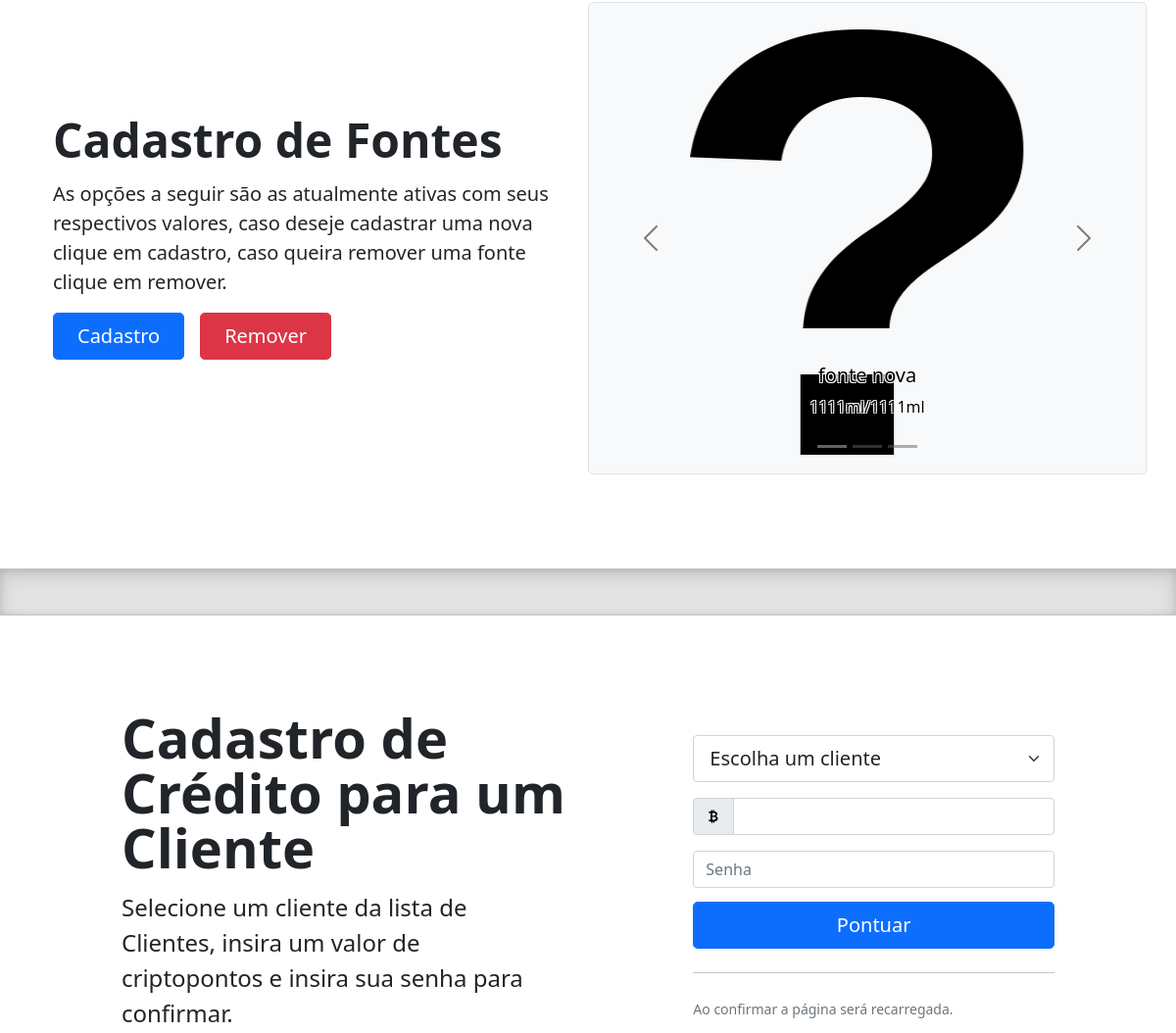
/app/heroes (signed in, middle part), run on an earlier commit of the app's database.
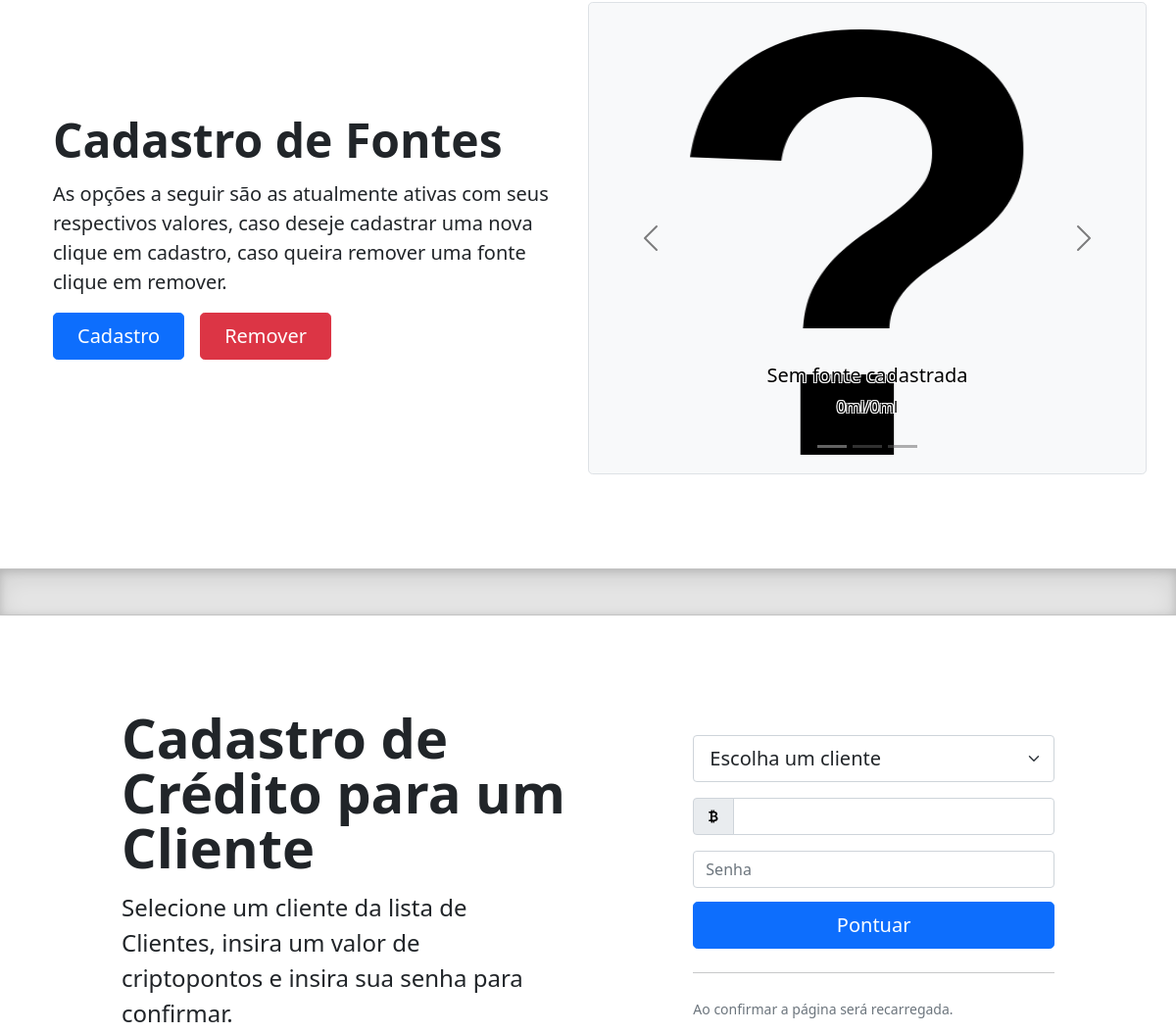
And on a later commit of the database.
### app/models.py (models this page shows, shortened)
class Fonte(db.Model):
    id = db.Column(db.Integer, primary_key=True)
    nome = db.Column(db.String(18), nullable=False)
    total = db.Column(db.Integer, nullable=False)
    atual = db.Column(db.Integer, nullable=False, default=total)
    image_file = db.Column(db.String(20), nullable=False, default='default.jpg')
    available = db.Column(db.Integer, nullable=False)

### app/routes.py (the view, shortened to what this page needs)
@app.route("/app/heroes", methods=['GET', 'POST'])
@login_required
def heroes():
    if current_user.admin == 0:
        return redirect(url_for('album'))
    bebidaForm = BebidaForm()
    pesoForm= PesoForm()
    dinheiroForm = DinheiroForm()
    fonteAtivaForm = FontesAtivarForm()
    fonteRmForm = RemoverFonteForm()
    peso_atual = get_last_peso(os.path.join(app.root_path,"logpesos.csv"))
    forms = {'bebidaForm':bebidaForm, 'pesoForm':pesoForm,'dinheiroForm':dinheiroForm, 'fonteAtivaForm':fonteAtivaForm, 'fonteRmForm':fonteRmForm}
    fontes = [{'imagem':url_for('static', filename=f'images/fontes/{fonte.image_file}'),
                'nome':fonte.nome,
                'quantidade':f'{fonte.atual}ml/{fonte.total}ml'} for fonte in Fonte.query.all() if fonte.available > 0]
    fontes_disponiveis = [{'imagem':url_for('static', filename=f'images/fontes/{fonte.image_file}'),
                'nome':fonte.nome,
                'idunique': f'{fonte.nome}{fonte.id}',
                'fonte_nm': idx+1,
                'cabo' : fonte.available,
                'quantidade':fonte.atual} for idx, fonte in enumerate(Fonte.query.all()) if fonte.available > 0]
    while (len(fontes) < 3):
        fontes += [{'imagem':url_for('static', filename='images/fontes/default.jpg'),
            'nome': 'Sem fonte cadastrada',
            'quantidade': '0ml/0ml'}]
    dinheiroForm.usuarios.choices = [("", "Escolha um cliente")] + [(i.username,i.username) for i in Usuario.query.all()]
    fonteRmForm.fontes.choices = [("", "Escolha uma fonte")] + [(i.nome,i.nome) for i in Fonte.query.all() if i.available > 0]
    return render_template('heroes.html',peso_atual=peso_atual, fontes=fontes, forms=forms, fontes_disponiveis=fontes_disponiveis)

### app/forms.py
class PesoForm(FlaskForm):
    def validate_click_peso(form,field):
        if not form.submitPeso.data:
            raise ValidationError('Botão não selecionado')
    def number_validator(form, field):
        try:
            numb = int(form.userPeso.data)
            if numb < 0:
                raise ValidationError('Peso limite precisa ser um inteiro positivo')
        except:
            raise ValidationError('Apenas números inteiros são aceitos')
    userPeso = IntegerField('Peso limite em ml', validators=[DataRequired(), number_validator])
    submitPeso = SubmitField('Cadastrar', validators=[validate_click_peso])

### app/models.py (called while the page is built)
@login_manager.user_loader
def load_user(user_id):
    return Usuario.query.get(int(user_id))

### app/pesos.py (called while the page is built)
def get_last_peso(file):
    with lock:
        rows = []
        with open(file, 'r') as csvfile:
            csvreader = csv.reader(csvfile)
            fields = next(csvreader)
            for row in csvreader:
                rows.append(row)
        return 0 if len(rows) <= 1 else rows[-1][1]

### app/templates/heroes.html (shortened to what the changed rows need)
<!doctype html>
<html lang="en">
  <head>
<link href="{{ url_for('static', filename='css/bootstrap.min.css') }}" rel="stylesheet">
<link href="{{ url_for('static', filename='css/2020center.css') }}" rel="stylesheet">
    <link href="{{ url_for('static', filename='css/heroes.css') }}" rel="stylesheet">
  </head>
  <body>
<main>
  <div class="container col-xxl-8 px-4 py-5">
    <div class="row flex-lg-row-reverse align-items-center g-5 py-5">
      <div class="col-10 col-sm-8 col-lg-6 border rounded-3 bg-light" style="background-color: rgb(99, 99, 99);">
        <div id="carouselExampleCaptions" class="carousel carousel-dark slide" data-bs-ride="carousel">
          <div class="carousel-inner" >
            <div class="carousel-item active" >
              <div class="carousel-caption d-none d-md-block">
                <h5 class="strokeme">{{ fontes[0].nome }}</h5>
                <p class="strokeme">{{ fontes[0].quantidade }}</p>
              </div>
            </div>
          </div>
        </div>
      </div>
      <div class="col-lg-6">
        <h1 class="display-5 fw-bold lh-1 mb-3">Cadastro de Fontes</h1>
      </div>
    </div>
  </div>
  <div class="container col-xl-10 col-xxl-8 px-4 py-5" id="dinheiroModal">
    <div class="row align-items-center g-lg-5 py-5">
      <div class="col-lg-7 text-center text-lg-start">
        <h1 class="display-4 fw-bold lh-1 mb-3">Cadastro de Crédito para um Cliente</h1>
      </div>
    </div>
  </div>
</main>
  </body>
</html>

What changed in the data, as far as the page shows it:
removed Fonte: nome "fonte nova"
Also different on the page:
{{ fontes[0].nome }}: (not shown) → "Sem fonte cadastrada"
{{ fontes[0].quantidade }}: "1111ml/1111ml" → "0ml/0ml"
